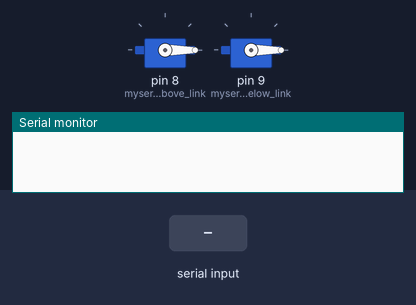
Bench run of a sketch on a simulated Arduino Uno, built with avr-gcc and run on an emulated ATmega328P. Parts: 2 × servo, the last lines printed to the serial monitor. Inputs (shaded band) come from the test bench.

Above: at 1.2 s.
1.3 s: "90,45\n" received over Serial
At 1.9 s:
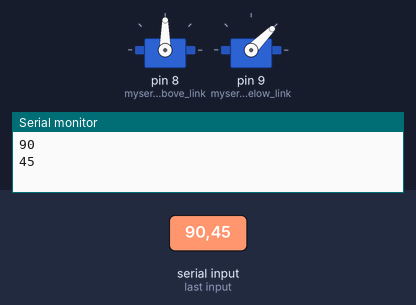
2.8 s: "30,150\n" received over Serial
At 3.1 s:
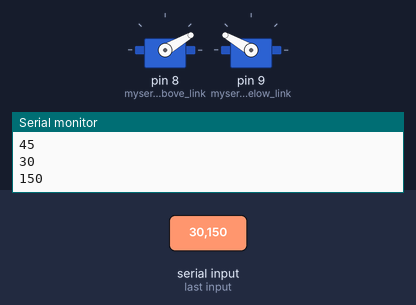
4.3 s: "200\n" received over Serial
At 5.3 s:
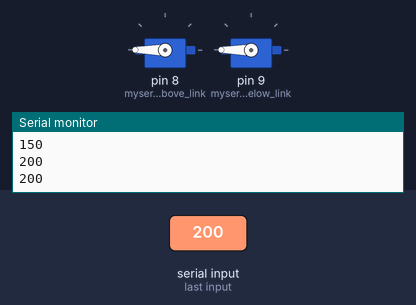
5.8 s: "90\n" received over Serial
At 6.4 s:
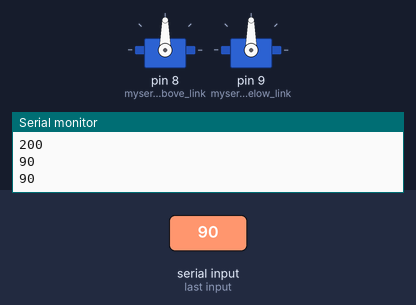
7.3 s: "," received over Serial
At 8.7 s:
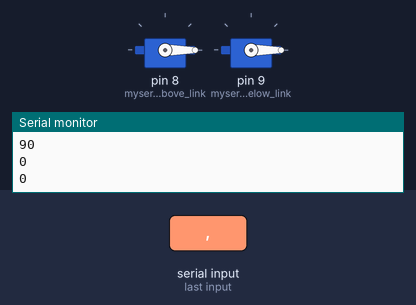
Timing chart, 0 to 9.8 s (numbered marks = the images above; inputs shaded):
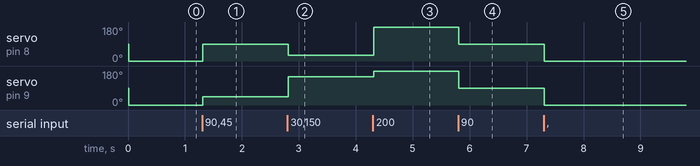

The sketch:

serial.ino
```cpp
#include <Servo.h>
Servo myservo_above_link,myservo_below_link;

int angle[2];
String data;
int above =2;
int below= 3;

void setup() {
  Serial.begin(9600);
  Serial.setTimeout(10);
  myservo_above_link.attach(8);
  myservo_below_link.attach(9);
//  myservo3.attach(2);
//  myservo4.attach(3);
//  myservo5.attach(4);
//  myservo6.attach(5);
//  myservo7.attach(6);
//  myservo8.attach(7);


  delay(10);
}

void loop() {

if (Serial.available() > 0) {
       data = Serial.readString();
       //Serial.println(data);
       for (int i=0 ; i<2;i++){
        int index = data.indexOf(",");
        angle[i]= atol(data.substring(0,index).c_str());
        data= data.substring(index+1);

       }
       for(int i=0;i<2;i++)
       {
          Serial.println(angle[i]);
       }
 }


       myservo_above_link.write(angle[0]);
       myservo_below_link.write(angle[1]);
//       myservo3.write(angle[2]);
//       myservo4.write(angle[3]);
//       myservo5.write(angle[4]);
//       myservo6.write(angle[5]);
//       myservo7.write(angle[6]);
//       myservo8.write(angle[7]);


}
```

Measured:
- after the input at 1.3 s, servo on pin 8 (myservo_above_link): 0° → 90° at once; servo on pin 9 (myservo_below_link): 0° → 45° at once
- after the input at 2.8 s, servo on pin 8 (myservo_above_link): 90° → 30° at once; servo on pin 9 (myservo_below_link): 45° → 150° at once
- after the input at 4.3 s, servo on pin 8 (myservo_above_link): 30° → 180° at once; servo on pin 9 (myservo_below_link): 150° → 180° at once
- after the input at 5.8 s, servo on pin 8 (myservo_above_link), servo on pin 9 (myservo_below_link): 180° → 90° at once
- after the input at 7.3 s, servo on pin 8 (myservo_above_link), servo on pin 9 (myservo_below_link): 90° → 0° at once
